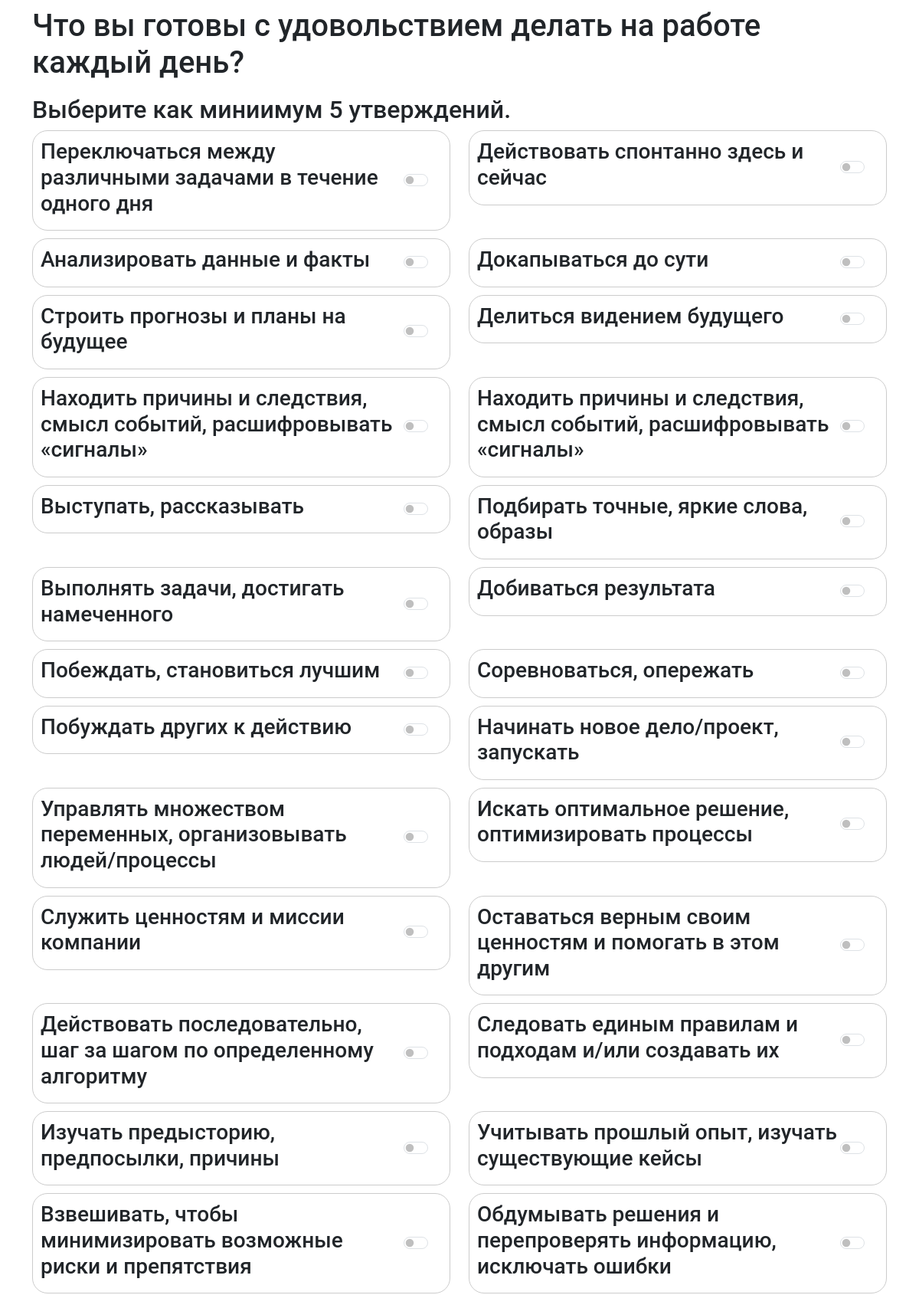
The page /questions/1/ (upper part) on the database its author committed.
### questionnaire/models.py (models this page shows, shortened)
class Question(models.Model):
    text = models.CharField(max_length=100)

### questionnaire/views.py (the view)
# urls.py: path('questions/<int:user_id>/', views.questions, name='questions'),
def questions(request, user_id):
    if request.method == 'POST':
        selected_questions = {}
        questions = Question.objects.all()
        selected_count = 0
        for question in questions:
            answer_text = request.POST.get(f'question_{question.id}', None)
            if answer_text == 'on':
                user = User.objects.get(id=user_id)
                competence = Competence.objects.filter(questions=question).first()
                if competence:
                    selected_questions[question.id] = competence.id
                    selected_count += 1
        request.session['session_selected_questions'] = selected_questions
        return redirect(f'/selected_questions/{user_id}/')
    else:
        questions = Question.objects.all()
        return render(request, 'questions.html', {'questions': questions})

### templates/questions.html (shortened to what this page needs)
{% load static %}
<!DOCTYPE html>
<html>
<head>
    <link rel="stylesheet" type="text/css" href="{% static 'css/bootstrap.min.css' %}">
    <link href="https://cdn.jsdelivr.net/npm/bootstrap@5.3.2/dist/css/bootstrap.min.css" rel="stylesheet">
</head>
<body>
<div class="container">
    <form method="POST">
        <div class="row">
            <h1>Что вы готовы с удовольствием делать на работе каждый день?</h1>
            <h2>Выберите как миниимум 5 утверждений.</h2>
            {% for question in questions %}
                <div class="col-lg-6" data-page="1">
                    <div class="question-block">
                        <h3>{{ question.text }}</h3>
                        <div class="form-check form-switch">
                            <input class="form-check-input" type="checkbox" name="question_{{ question.id }}" id="answer_{{ question.id }}">
                        </div>
                    </div>
                </div>
            {% endfor %}
        </div>
    </form>
</div>

### templates/questions.html (style rules this page uses)
body { font-family: 'Roboto', sans-serif; }
.question-block { border: 1px solid #ccc; padding: 10px; margin-bottom: 10px; display: flex; align-items: center; border-radius: 20px; }
.question-block .form-check { margin-left: auto; }
h1 { position: sticky; top: 0; background-color: white; z-index: 999; padding: 10px; }

### rows shown on the page
Question: text "Переключаться между различными задачами в течение одного дня"
Question: text "Действовать спонтанно здесь и сейчас"
Question: text "Анализировать данные и факты"
Question: text "Докапываться до сути"
Question: text "Строить прогнозы и планы на будущее"
Question: text "Делиться видением будущего"
Question: text "Находить причины и следствия, смысл событий, расшифровывать «сигналы»"
Question: text "Находить причины и следствия, смысл событий, расшифровывать «сигналы»"
Question: text "Выступать, рассказывать"
Question: text "Подбирать точные, яркие слова, образы"
Question: text "Выполнять задачи, достигать намеченного"
Question: text "Добиваться результата"
Question: text "Побеждать, становиться лучшим"
Question: text "Соревноваться, опережать"
Question: text "Побуждать других к действию"
Question: text "Начинать новое дело/проект, запускать"
Question: text "Управлять множеством переменных, организовывать людей/процессы"
Question: text "Искать оптимальное решение, оптимизировать процессы"
Question: text "Служить ценностям и миссии компании"
Question: text "Оставаться верным своим ценностям и помогать в этом другим"
Question: text "Действовать последовательно, шаг за шагом по определенному алгоритму"
Question: text "Следовать единым правилам и подходам и/или создавать их"
Question: text "Изучать предысторию, предпосылки, причины"
Question: text "Учитывать прошлый опыт, изучать существующие кейсы"
Question: text "Взвешивать, чтобы минимизировать возможные риски и препятствия"
Question: text "Обдумывать решения и перепроверять информацию, исключать ошибки"
